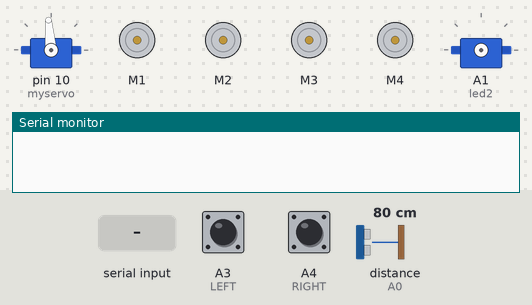
Recording of a sketch running on a simulated Arduino Uno, built with avr-gcc and run on an emulated ATmega328P. Parts: 2 × servo, 4 × DC motor (green arrow = forward, orange = backward, longer = faster), the last lines printed to the serial monitor. Wiring (inferred from the names in the program): servo: signal A1. The inputs (shaded band) are chosen by the test bench; at power-on: A3 (LEFT) LOW, A4 (RIGHT) LOW, distance to the obstacle (sensor on A0) 80 cm. The echo pulse lasts 58.3 µs per cm; servo pulses on a pin are drawn as a servo (544–2400 µs = 0–180°).

Above: at 0.1 s.
At 7.1 s:
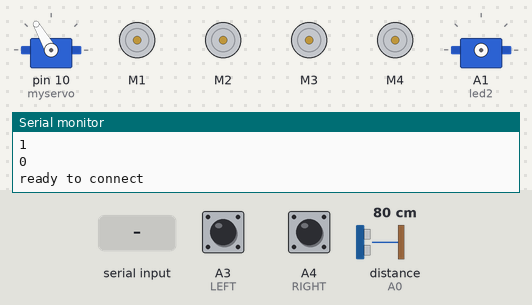
7.2 s: "ZS" received over the second serial link
10.2 s: "y" received over the second serial link
At 13.0 s:
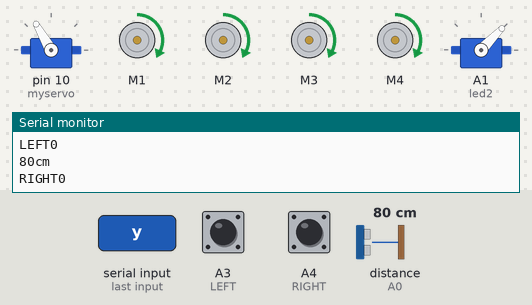
15.7 s: "ZS" received over the second serial link
18.7 s: "FS" received over the second serial link
21.7 s: "BS" received over the second serial link
Timing chart, 0 to 48.2 s (numbered marks = the images above; inputs shaded):
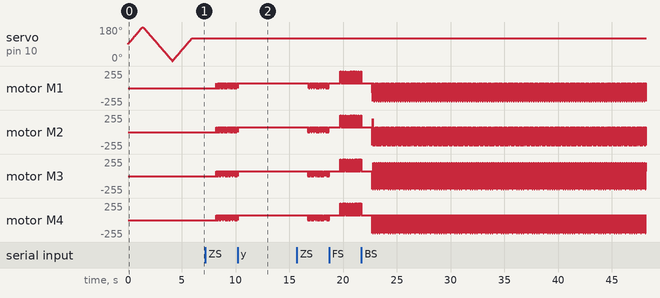

Measured:
- after the input at 10.2 s, motor M1–4: goes on until 10.2 s, then stays forward 70/255
- after the input at 15.7 s, motor M1: forward 70/255 → stopped after 1.1 s, then moves between stopped and forward 70/255, repeating every 0.88 s; motor M3, motor M4: forward 70/255 → stopped after 1.0 s, then moves between stopped and forward 70/255, repeating every 0.88 s

The sketch:

final.ino
```cpp
#include<NewPing.h>
#include<Servo.h>
#include<SoftwareSerial.h>
#include<AFMotor.h>
#define led A5
#define led2 A1


#define RIGHT A4
#define LEFT A3
#define TRIGGER_PIN A1
#define ECHO_PIN A0
//#define distance 100
#define LRIGHT A4//FOR LINE FOLLOWER
#define LLEFT  A1//FOR LINE FOLLOWER
#define RX A5//FFOR BLUETOOTH
#define TX A2


int  mode;//for changing the mode

int lvalue,rvalue;

SoftwareSerial MyBlue(RX,TX);
String flag="0";

//NewPing sonar(TRIGGER_PIN, ECHO_PIN, MAX_DISTANCE);


AF_DCMotor Motor1(1,MOTOR12_1KHZ);
AF_DCMotor Motor2(2,MOTOR12_1KHZ);
AF_DCMotor Motor3(3,MOTOR34_1KHZ);
AF_DCMotor Motor4(4,MOTOR34_1KHZ);

Servo myservo;

int pos =0;

void setup() {
  // put your setup code here, to run once:
  Serial.begin(9600);

   pinMode(led2,OUTPUT);
myservo.attach(10);
{
for(pos = 90; pos <= 180; pos += 1){
  myservo.write(pos);
  delay(15);
} for(pos = 180; pos >= 0; pos-= 1) {
  myservo.write(pos);
  Serial.println(pos);
  delay(15);
}for(pos = 0; pos<=120; pos += 1) {
  myservo.write(pos);
  delay(15);
}
}

MyBlue.begin(9600);
Serial.println("ready to connect");

//FOR MAN FOLLOER
pinMode(RIGHT, INPUT);
pinMode(LEFT, INPUT);
//FOR LINE FOLLOWER
pinMode(LRIGHT, INPUT);
pinMode(LLEFT, INPUT);
//pinMode(led,OUTPUT);

pinMode(TRIGGER_PIN,OUTPUT);
pinMode(ECHO_PIN,INPUT);

}


void forward()
{

  Motor1.setSpeed(250);
  Motor1.run(FORWARD);
  Motor2.setSpeed(250);
  Motor2.run(FORWARD);
  Motor3.setSpeed(250);
  Motor3.run(FORWARD);
  Motor4.setSpeed(250);
  Motor4.run(FORWARD);

}

void backward()
{
  Motor1.setSpeed(200);
  Motor1.run(BACKWARD);
  Motor2.setSpeed(200);
  Motor2.run(BACKWARD);
  Motor3.setSpeed(200);
  Motor3.run(BACKWARD);
  Motor4.setSpeed(200);
  Motor4.run(BACKWARD);
}

void stop_car()
{
  Motor1.setSpeed(0);
  Motor1.run(RELEASE);
  Motor2.setSpeed(0);
  Motor2.run(RELEASE);
  Motor3.setSpeed(0);
  Motor3.run(RELEASE);
  Motor4.setSpeed(0);
  Motor4.run(RELEASE);
}
void turn_left()
{

  Motor1.setSpeed(150);
  Motor1.run(BACKWARD);
  Motor2.setSpeed(150);
  Motor2.run(BACKWARD);
  Motor3.setSpeed(250);
  Motor3.run(FORWARD);
  Motor4.setSpeed(250);
  Motor4.run(FORWARD);

}
void right_turn()
{

  Motor1.setSpeed(250);
  Motor1.run(FORWARD);
  Motor2.setSpeed(250);
  Motor2.run(FORWARD);
  Motor3.setSpeed(150);
  Motor3.run(BACKWARD);
  Motor4.setSpeed(150);
  Motor4.run(BACKWARD);

}

//=================//ultrasonic readf


void loop() {
//


    if (MyBlue.available())
    {

      flag=MyBlue.readString();
      Serial.println("message from the phone ");
      Serial.println(flag);


    }

//================================================================//set mode//===========================================================


    if(flag=="ZS"){mode=1;}//remote control
    if(flag=="voice mode"){mode=2;}//voice mode
     if(flag=="Y"){mode=3;}
   if(flag=="y"){mode=4;}//object follower
   if(flag=="stop"){mode=5;}


//======================BLUETOOTH CONTROLL===========================
      switch(mode)
      {
        case 1:
//        digitalWrite(led2,HIGH);
//delay(50);
//digitalWrite(led2,LOW);
//delay(50);
//

       /* */
       if(flag=="FS")
          {
           forward();

          }
          //backard directi'on
          else if(flag=="BS")
          {


            backward();

          }

          //for turn left
           else if(flag=="LS")
          {

              turn_left();


          }
        //turn right side
          else if(flag=="RS")
          {

           right_turn();
          }
          //for stop the car

          else if(flag=="ZS")
          {
            stop_car();
          }

          case 2:

//====================================== //now for VOICE controll ==========================================================


           if(flag=="forward")
          {

            forward();
          }
          else if(flag=="backward")
          {
            backward();

          }
          else if(flag=="turn right")
          {
           right_turn();
          }
          else if(flag=="turn left")
          {
            turn_left();
          }
          else if(flag=="stop")
          {
            stop_car();
          }


//======================Line follower===============================

       case 3:

             digitalWrite(led2,HIGH);


             if(lvalue==0&& rvalue==0)
          {
            //forward direction

            Motor1.setSpeed(70);
            Motor1.run(FORWARD);
            Motor2.setSpeed(70);
            Motor2.run(FORWARD);
            Motor3.setSpeed(70);
            Motor3.run(FORWARD);
            Motor4.setSpeed(70);
            Motor4.run(FORWARD);

          }

          //for turn left
           else if(lvalue==0 && rvalue==1)
          {
              Motor1.setSpeed(0);
              Motor1.run(RELEASE);
              Motor2.setSpeed(250);
              Motor2.run(BACKWARD);
              Motor3.setSpeed(250);
              Motor3.run(FORWARD);
              Motor4.setSpeed(0);
              Motor4.run(RELEASE);


          }
            //turn right side
          else if(lvalue==1 && rvalue==0)
          {


             Motor1.setSpeed(0);
            Motor1.run(RELEASE);
            Motor2.setSpeed(250);
            Motor2.run(FORWARD);
            Motor2.setSpeed(250);
            Motor3.run(BACKWARD);
            Motor4.setSpeed(0);
            Motor4.run(RELEASE);
          }
          //Stop the car
          else if(lvalue==1 && rvalue==1)
          {
            Motor1.setSpeed(0);
            Motor1.run(RELEASE);
            Motor2.setSpeed(0);
            Motor2.run(RELEASE);
            Motor3.setSpeed(0);
            Motor3.run(RELEASE);
            Motor4.setSpeed(0);
            Motor4.run(RELEASE);

          }
          break;


     case 4:


    //==========================Man follower============================

         digitalWrite(led2,HIGH);


long duration,distance;
  digitalWrite(TRIGGER_PIN,HIGH);
  delayMicroseconds(1000);
  digitalWrite(TRIGGER_PIN,LOW);
  duration=pulseIn(ECHO_PIN,HIGH);
  distance=((duration/2)/29.1);
  Serial.println("the distance is "+distance);
  Serial.print(distance);
  Serial.println("cm");


int Right_Value = digitalRead(RIGHT);
int Left_Value = digitalRead(LEFT);

Serial.print("RIGHT");
Serial.println(Right_Value);
Serial.print("LEFT");
Serial.println(Left_Value);

if( (Right_Value==0)&&(distance > 15) && (distance < 20) &&(Left_Value==0)){

  forward();

}else if((Right_Value==0) && (Left_Value==1)) {
   digitalWrite(led,LOW);
  right_turn();

}else if((Right_Value==1)&&(Left_Value==0)) {
   digitalWrite(led,LOW);
 turn_left();

}else if((Right_Value==1)&&(distance > 15) &&(Left_Value==1)) {
  //stop
 stop_car();
}


  }
 }
```
